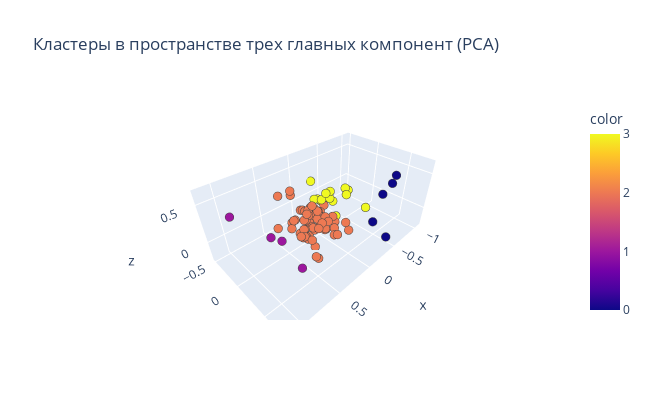

The code cell stored with this chart in its notebook:
### Markdown cell above
**Вывод**
* Гауссовская смесь выделяется наилучшим значением коэффициента силуэта, в то время как метод k-means на признаках, полученных после применения PCA, демонстрирует наивысший коэффициент Calinski-Harabatz. Метод распространения близости достигает наилучшего значения коэффициента Davis-Bouldin.

* Сравнивая индексы Рэнда с базовой моделью, можно заметить, что они остаются на высоком уровне. Это указывает на стабильность общей структуры распределения объектов по кластерам при использовании различных алгоритмов.

* Нет явного однозначного лидера среди методов, поэтому мы принимаем решение остановиться на использовании Гауссовской смеси как наиболее предпочтительного метода.

### Code cell
# Гауссова смесь, наилучший вариант: covariance_type='tied'
gmix = GaussianMixture(
    n_components=4, random_state=42, covariance_type='tied')
labels_gmix = gmix.fit_predict(X_pca)
result['cluster'] = labels_gmix

# Упорядочим нумерацию кластеров 
result['cluster'] = result['cluster'].replace({2:0, 0:1, 3:2, 1:3})
result.to_csv('data/regions_cluster.csv')
result['cluster'].to_csv('data/labels.csv')

fig = px.scatter_3d(
    x=X_pca[:,0], y=X_pca[:,1], z=X_pca[:,2],
    title='Кластеры в пространстве трех главных компонент (PCA)',
    color=result['cluster'], width=650, height=400)
fig.update_traces(marker={'size':3}, marker_line_width=0.5)
fig.show()

### Figure 1 — Plotly figure (JSON) as saved in the notebook; plotly's stock layout.template omitted (floating-point values rounded to 4 significant figures)
{"data": [{"hovertemplate": "x=%{x}<br>y=%{y}<br>z=%{z}<br>color=%{marker.color}<extra></extra>", "legendgroup": "", "marker": {"color": [3, 2, 2, 3, 2, 2, 2, 2, 3, 3, 2, 2, 2, 2, 2, 2, 2, 3, 2, 2, 0, 2, 2, 2, 2, 2, 2, 2, 3, 2, 1, 2, 3, 2, 2, 2, 2, 2, 1, 2, 1, 2, 2, 2, 3, 2, 2, 3, 2, 2, 3, 2, 3, 2, 2, 2, 2, 2, 2, 3, 3, 0, 3, 2, 2, 1, 2, 2, 2, 2, 2, 2, 2, 2, 2, 2, 2, 2, 2, 2, 2, 0, 0, 2, 0], "coloraxis": "coloraxis", "line": {"width": 0.5}, "size": 3, "symbol": "circle"}, "mode": "markers", "name": "", "scene": "scene", "showlegend": false, "type": "scatter3d", "x": [-0.2895, 0.2186, 0.1113, -0.3219, 0.3036, -0.0919, 0.1538, -0.07757, -0.2405, -0.5277, 0.1531, 0.09932, 0.09296, 0.04367, 0.05831, -0.09668, -0.1216, -0.8708, 0.109, -0.1662, -0.4208, -0.1235, 0.01495, 0.08342, -0.2541, -0.05164, 0.09265, 0.2676, -0.7073, 0.2109, 0.7827, 0.3229, -0.2053, 0.08659, 0.01733, -0.1379, 0.2077, 0.325, 1.129, 0.529, 0.609, 0.2425, 0.3653, 0.0749, -0.2928, 0.3748, 0.3884, -0.5279, -0.04237, 0.223, -0.2878, 0.1947, -0.2643, -0.01551, 0.1375, -0.175, 0.08826, 0.1749, 0.3095, -0.4998, -0.6995, -1.066, -0.4552, -0.06627, 0.4252, 0.609, 0.1508, 0.237, -0.1847, -0.007241, -0.117, -0.002303, -0.06528, -0.02578, 0.2531, -0.1774, 0.2907, 0.05436, -0.009863, -0.07654, 0.03572, -0.3293, -0.6223, 0.3669, -0.3043], "y": [-0.1709, -0.2716, 0.03115, -0.5035, -0.1655, -0.1154, -0.02782, -0.2545, -0.2047, -0.2647, -0.05573, -0.155, -0.2095, -0.08006, -0.1794, -0.07374, -0.0426, -0.2712, 0.1051, 0.3516, 0.701, 0.1172, -0.02009, -0.03899, -0.1722, 0.05536, -0.09705, -0.06298, -0.1932, -0.2786, 0.1104, 0.0592, -0.3109, -0.1075, -0.1131, -0.2353, 0.01223, -0.3791, 0.07955, -0.136, 0.03466, -0.1789, -0.09451, -0.2727, -0.2748, 0.08719, -0.01037, -0.3207, 0.2275, 0.1577, 0.02129, -0.03619, -0.3096, -0.04801, -0.09333, -0.1592, -0.08447, -0.08686, 0.07442, -0.2994, 0.1986, 0.3838, 0.0448, 0.05832, 0.3945, 0.3678, 0.05081, -0.003846, 0.09924, 0.09633, 0.1565, 0.0197, -0.05667, 0.1348, -0.003952, 0.2886, 0.1845, 0.3648, 0.1025, 0.03802, 0.09027, 0.779, 0.4845, 0.3688, 0.5925], "z": [0.156, 0.3652, -0.1184, 0.1961, -0.00667, -0.009798, -0.2269, -0.01219, 0.06289, -0.1202, 0.1021, 0.06955, 0.05505, 0.1586, -0.09114, -0.06515, -0.08134, -0.08067, -0.05496, -0.09601, 0.6036, 0.01493, -0.0229, -0.1227, -0.01597, 0.01183, 0.03306, -0.1372, 0.05336, 0.3001, 0.2181, -0.09846, 0.03602, 0.1018, -0.02957, -0.04804, -0.2217, 0.2925, 0.6457, 0.04883, 0.01165, -0.005041, -0.02448, 0.01442, -0.009437, -0.03344, 0.1557, 0.02019, -0.1728, -0.2462, -0.1131, -0.2175, 0.01568, 0.06615, -0.01771, -0.0805, -0.0853, 0.004005, -0.08164, -0.07496, -0.08991, 0.341, 0.1579, -0.1913, -0.1042, -0.166, -0.05082, -0.0575, -0.1105, -0.1432, -0.145, -0.09419, -0.04139, -0.001254, -0.05033, -0.01632, -0.07981, -0.02716, -0.1248, -0.1197, -0.01789, -0.04434, 0.2839, -0.1892, 0.09082]}], "layout": {"coloraxis": {"colorbar": {"title": {"text": "color"}}, "colorscale": [[0, "#0d0887"], [0.1111, "#46039f"], [0.2222, "#7201a8"], [0.3333, "#9c179e"], [0.4444, "#bd3786"], [0.5556, "#d8576b"], [0.6667, "#ed7953"], [0.7778, "#fb9f3a"], [0.8889, "#fdca26"], [1, "#f0f921"]]}, "height": 400, "legend": {"tracegroupgap": 0}, "scene": {"domain": {"x": [0, 1], "y": [0, 1]}, "xaxis": {"title": {"text": "x"}}, "yaxis": {"title": {"text": "y"}}, "zaxis": {"title": {"text": "z"}}}, "title": {"text": "Кластеры в пространстве трех главных компонент (PCA)"}, "width": 650}}
